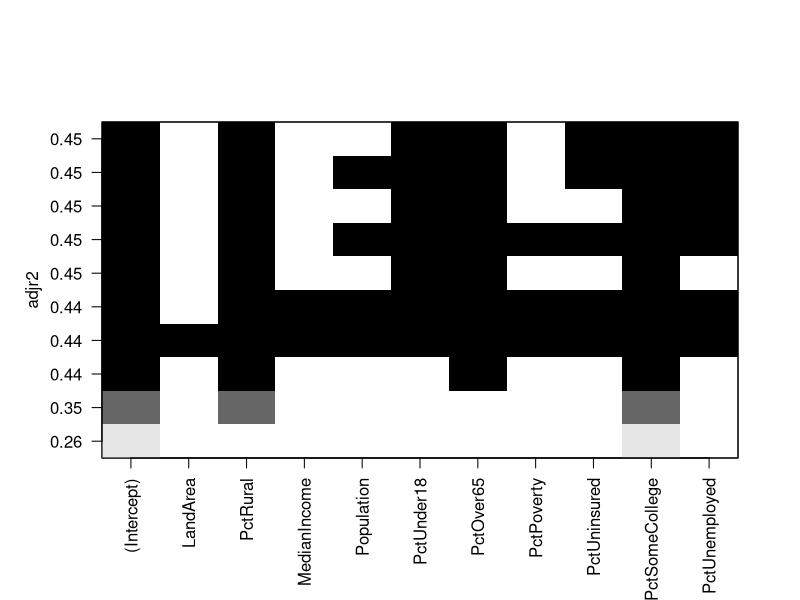
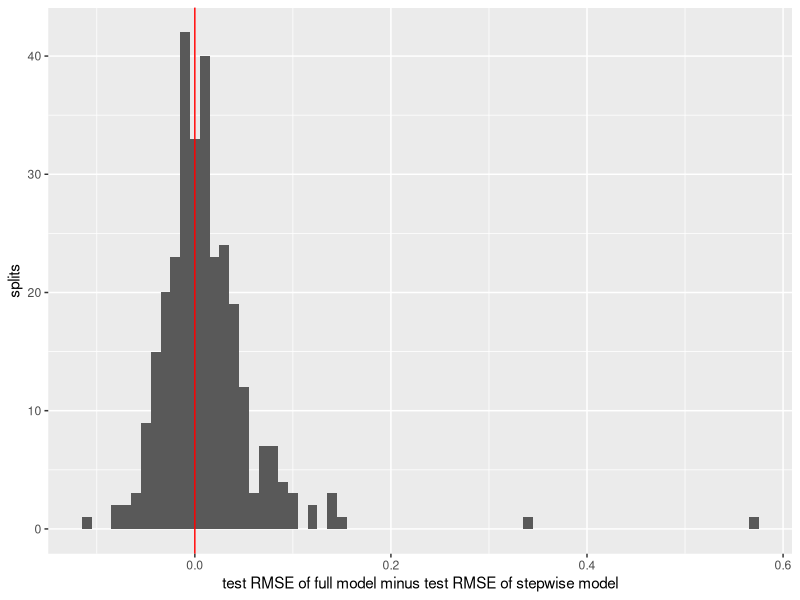

The R script that drew these images, in order:
# Model Selection Example: Texas physicians per capita
# Best subsets, backward stepwise, training/test sets, and cross-validation.
# Uses counties.csv
#
# Companion to the slides: model-selection.pdf

library(tidyverse)
library(leaps)   # for regsubsets(); install.packages("leaps") if needed

# ============================================================================
# Data Description
# ============================================================================
# counties.csv: the 168 Texas counties with 10,000+ residents.
#   Response:   PhysiciansPer10000 -- physicians per 10,000 people
#   Predictors: LandArea, PctRural, MedianIncome, Population, PctUnder18,
#               PctOver65, PctPoverty, PctUninsured, PctSomeCollege,
#               PctUnemployed
#
# Reading the county names in as row names means every formula below can be
# simply  PhysiciansPer10000 ~ .  (the dot means "every other column").

counties <- read.csv("../data/counties.csv", row.names = "County")

dim(counties)
head(counties)

rmse <- function(actual, predicted) sqrt(mean((actual - predicted)^2))

# ============================================================================
# 1. R^2 always rewards more predictors
# ============================================================================

full <- lm(PhysiciansPer10000 ~ ., data = counties)
summary(full)$r.squared       # with all 10 predictors
summary(full)$adj.r.squared   # adjusted R^2 charges for each one
AIC(full)                     # lower is better; only differences matter

# ============================================================================
# 2. Best subsets regression
# ============================================================================

# Fits every possible model and keeps the best one of each size.
subsets <- regsubsets(PhysiciansPer10000 ~ ., data = counties, nvmax = 10)
best <- summary(subsets)

best$rsq     # R^2 of the best model of each size: it never goes down
best$adjr2   # adjusted R^2: rises, peaks, then falls
which.max(best$adjr2)

# Which predictors are in the best model of each size?
best$which

# The leaps package's own picture of the same table
plot(subsets, scale = "adjr2")

# ============================================================================
# 3. Backward stepwise regression
# ============================================================================

# Start from the full model; repeatedly drop the predictor whose removal
# lowers AIC the most; stop when no removal helps. trace = 1 prints each step.
step.model <- step(full, trace = 1)
formula(step.model)

# Note: adjusted R^2 (best subsets) and AIC (stepwise) need not agree on
# the number of predictors. Different criteria, different answers.

# ============================================================================
# 4. Training and test sets
# ============================================================================

# Hold out 50 counties (about 30%) that the model never sees while fitting.
set.seed(2026)
test.cases   <- sample(1:nrow(counties), 50)
test.set     <- counties[test.cases, ]
training.set <- counties[-test.cases, ]

# IMPORTANT: run the variable selection on the TRAINING set too. Choosing
# variables using all the data and then "testing" on part of it leaks the
# test set into the model.
full.train <- lm(PhysiciansPer10000 ~ ., data = training.set)
step.train <- step(full.train, trace = 0)

# Training RMSE: the full model always wins here
rmse(training.set$PhysiciansPer10000, fitted(full.train))
rmse(training.set$PhysiciansPer10000, fitted(step.train))

# Test RMSE: the honest comparison
rmse(test.set$PhysiciansPer10000, predict(full.train, test.set))
rmse(test.set$PhysiciansPer10000, predict(step.train, test.set))

# ============================================================================
# 5. One split is noisy: repeat it 300 times
# ============================================================================

set.seed(1)
many <- map_dfr(1:300, function(i) {
  te <- sample(nrow(counties), 50)
  f  <- lm(PhysiciansPer10000 ~ ., data = counties[-te, ])
  r  <- step(f, trace = 0)
  data.frame(full = rmse(counties$PhysiciansPer10000[te], predict(f, counties[te, ])),
             step = rmse(counties$PhysiciansPer10000[te], predict(r, counties[te, ])))
})

# How often does the stepwise model beat the full model on the test set?
mean(many$step < many$full)

ggplot(many, aes(x = full - step)) +
  geom_histogram(binwidth = 0.01) +
  geom_vline(xintercept = 0, colour = "red") +
  labs(x = "test RMSE of full model minus test RMSE of stepwise model",
       y = "splits")

# ============================================================================
# 6. 10-fold cross-validation
# ============================================================================

# Every county is in the test fold exactly once. Stepwise is re-run inside
# each fold, so the held-out fold never influences which variables are chosen.
set.seed(1)
folds <- sample(rep(1:10, length.out = nrow(counties)))

cv <- sapply(1:10, function(f) {
  train <- counties[folds != f, ]
  test  <- counties[folds == f, ]
  m     <- lm(PhysiciansPer10000 ~ ., data = train)
  c(full = rmse(test$PhysiciansPer10000, predict(m, test)),
    step = rmse(test$PhysiciansPer10000, predict(step(m, trace = 0), test)))
})
rowMeans(cv)

# Essentially a tie: with 168 counties and 10 predictors there is little room
# to overfit. See penalized_regression_counties.R for what happens with 55.

# ============================================================================
# Try it yourself
# ============================================================================
# 1. Run step() with direction = "forward", starting from
#    lm(PhysiciansPer10000 ~ 1, data = counties) and scope = formula(full).
#    Does it land on the same model as backward elimination?
# 2. Change the seed in section 4. Does the test-set winner change?
# 3. Add PctRural^2 (I(PctRural^2)) to the full model. Does stepwise keep it?
